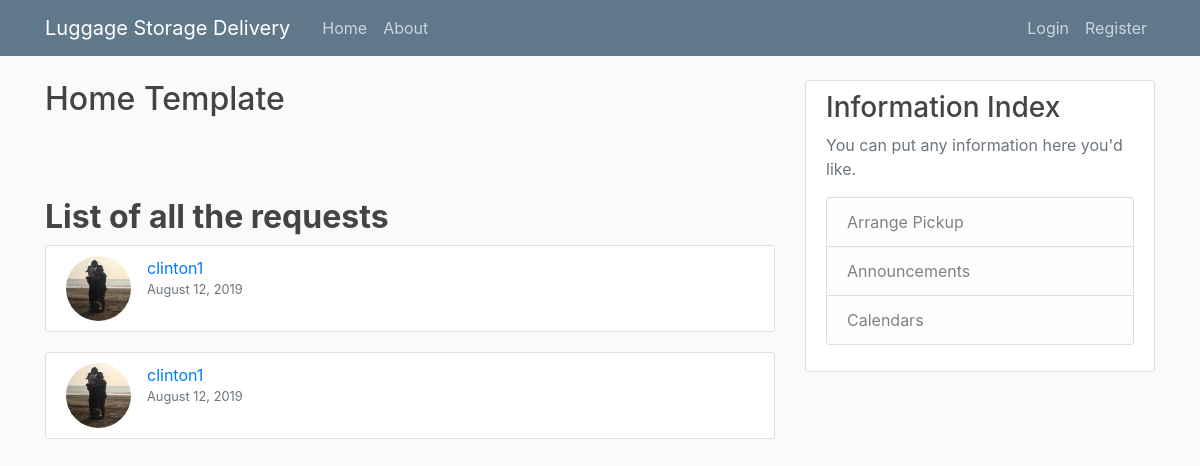
The page /info/deliverypending/ on the database as committed earlier.
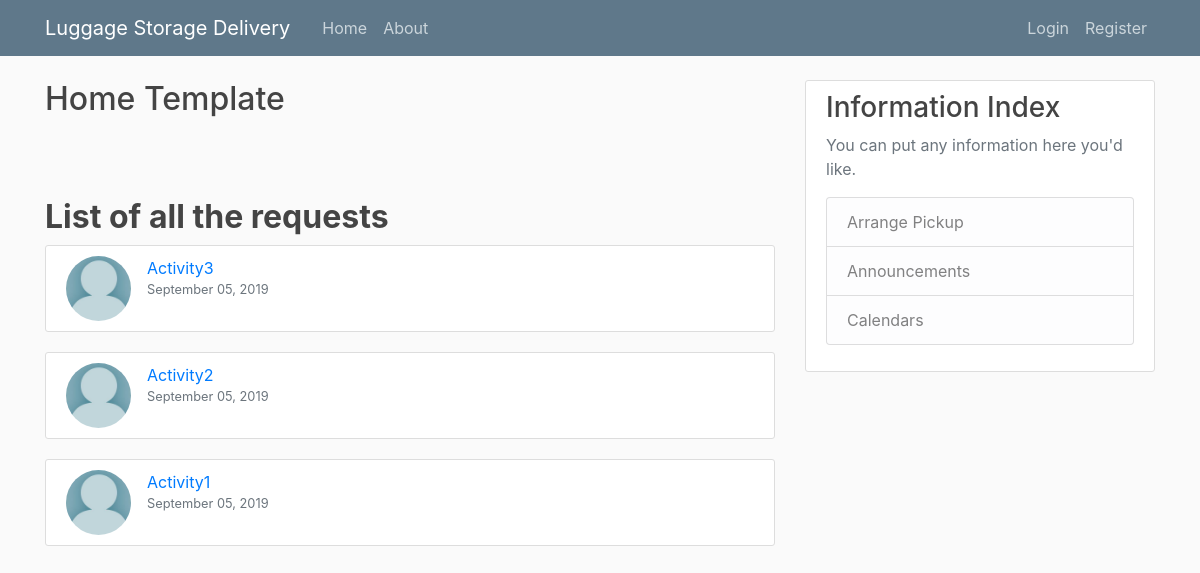
The same page on the database as committed later.
### info/models.py (models this page shows, shortened)
class Activities(models.Model):
     activity_id = models.CharField(max_length=100, unique=True)
     pickup_date = models.DateTimeField()
     pickup_location = models.TextField()
     date_picked_up = models.DateTimeField(null=True)
     delivery_date = models.DateTimeField()
     date_delivered = models.DateTimeField(null=True)
     delivery_address = models.TextField(null=False)
     number_of_boxes = models.IntegerField(null=False, default=1)
     date_user_requested_service = models.DateTimeField(default=timezone.now)
     user_name = models.ForeignKey(User,related_name="custom_user", on_delete=models.CASCADE)
     pickup_name = models.ForeignKey(User,related_name="Pick_up_guy",null=True, on_delete=models.CASCADE)
     delivery_name = models.ForeignKey(User, related_name="Delivery_guy",null=True, on_delete=models.CASCADE)
     storage_name = models.ForeignKey(User, related_name="Storage_guy",null=True, on_delete=models.CASCADE)

### users/models.py (models this page shows, shortened)
class Profile(models.Model):
    user = models.OneToOneField(User, on_delete=models.CASCADE)
    image = models.ImageField(default='default.jpg', upload_to='profile_pics')
    user_type = models.CharField(max_length = 15 ,default='User')

### info/views.py (the view)
# urls.py: path('info/deliverypending/', NonDeliveredActivitiesListView.as_view(), name='nondeliver-activity'),
class NonDeliveredActivitiesListView(ListView):
    template_name = 'info/home.html'
    context_object_name = 'Activities'
    def get_queryset(self): #overided the get_queryset method to show case values of only the logged in user
        return Activities.objects.filter(delivery_name=None).order_by('-date_user_requested_service')

### info/templates/info/home.html (shortened to what this page needs)
{% extends "info/base.html" %}
{% block content %}
    <h2>Home Template </h2>
    {% if Activities %}
    <br><br> <br>
    <h2 ><b>List of all the requests </b></h2>
    {% for item in Activities %}
    <article class="media content-section">
  <img class="rounded-circle article-img" src="{{ item.user_name.profile.image.url }}">
  <div class="media-body">
    <div class="list-group">
      <a class="mr-2" href="{% url 'activity-detail' item.id %}">{{ item.activity_id }}</a>
      <small class="text-muted">{{ item.date_user_requested_service|date:"F d, Y" }}</small>
    </div>
  </div>
</article>
    {% endfor %}
    {% endif %}
{% endblock content %}

### info/templates/info/base.html (shortened to what this page needs)
{%  load static %}
<!DOCTYPE html>
<html lang="en" dir="ltr">
  <head>
    <link rel="stylesheet" href="https://stackpath.bootstrapcdn.com/bootstrap/4.3.1/css/bootstrap.min.css">
    <link rel="stylesheet" type="text/css" href="{% static 'info/main.css' %}">
  </head>
  <body>
    <header class="site-header">
      <nav class="navbar navbar-expand-md navbar-dark bg-steel fixed-top">
        <div class="container">
          <a class="navbar-brand mr-4" href="{% url 'info-home'%}">Luggage Storage Delivery</a>
          <div class="collapse navbar-collapse" id="navbarToggle">
            <div class="navbar-nav mr-auto">
              <a class="nav-item nav-link" href="{% url 'info-home' %}">Home</a>
              <a class="nav-item nav-link" href="{% url 'info-about' %}">About</a>
            </div>
            <div class="navbar-nav">
              {% if user.is_authenticated %}
              <a class="nav-item nav-link" href="{% url 'profile' %}">Profile</a>
              <a class="nav-item nav-link" href="{% url 'logout' %}">Logout</a>
              {% else %}
                <a class="nav-item nav-link" href="{% url 'login' %}">Login</a>
                <a class="nav-item nav-link" href="{% url 'register' %}">Register</a>
              {% endif %}
            </div>
          </div>
        </div>
      </nav>
    </header>
    <main role="main" class="container">
  <div class="row">
    <div class="col-md-8">
      {% block content %}{% endblock %}
    </div>
    <div class="col-md-4">
      <div class="content-section">
        <h3>Information Index</h3>
        <p class='text-muted'>You can put any information here you'd like.
          <ul class="list-group">
            <li class="list-group-item list-group-item-light">Arrange Pickup</li>
            <li class="list-group-item list-group-item-light">Announcements</li>
            <li class="list-group-item list-group-item-light">Calendars</li>
          </ul>
        </p>
      </div>
    </div>
  </div>
</main>
  </body>
</html>

### info/static/info/main.css (style rules this page uses)
body { background: #fafafa; color: #333333; margin-top: 5rem; }
h1, h2, h3, h4, h5, h6 { color: #444444; }
ul { margin: 0; }
.bg-steel { background-color: #5f788a; }
.site-header .navbar-nav .nav-link { color: #cbd5db; }
.content-section { background: #ffffff; padding: 10px 20px; border: 1px solid #dddddd; border-radius: 3px; margin-bottom: 20px; }
.article-img { height: 65px; width: 65px; margin-right: 16px; }

Rows that differ between the two databases and show on the page:
removed Activities: user_name.profile.image (picture), activity_id "clinton1", date_user_requested_service "August 12, 2019"
removed Activities: user_name.profile.image (picture), activity_id "clinton1", date_user_requested_service "August 12, 2019"
added Activities: user_name.profile.image (placeholder picture), activity_id "Activity3", date_user_requested_service "September 05, 2019"
added Activities: user_name.profile.image (placeholder picture), activity_id "Activity2", date_user_requested_service "September 05, 2019"
added Activities: user_name.profile.image (placeholder picture), activity_id "Activity1", date_user_requested_service "September 05, 2019"
